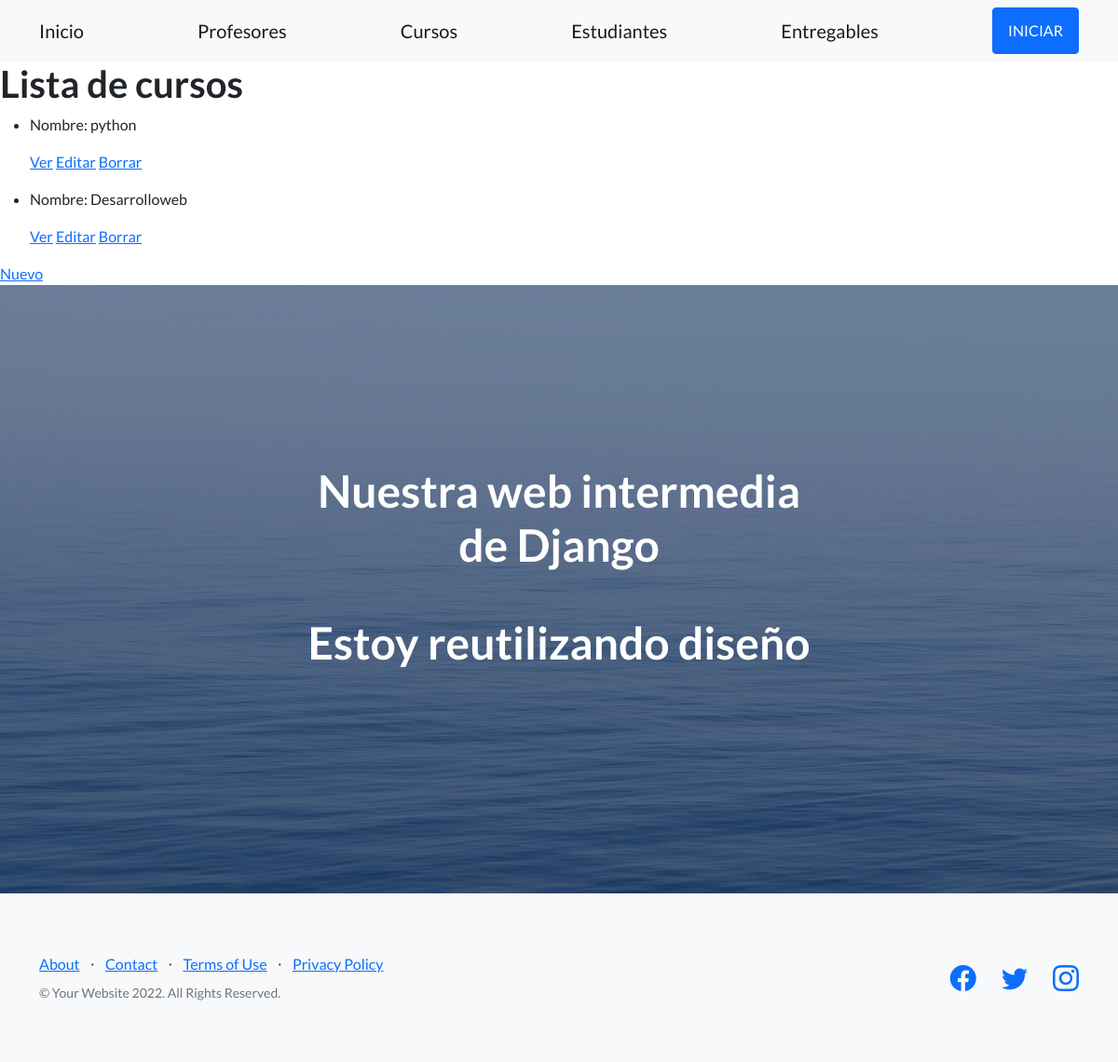
The page /AppCoder/curso/list on the database as committed earlier.
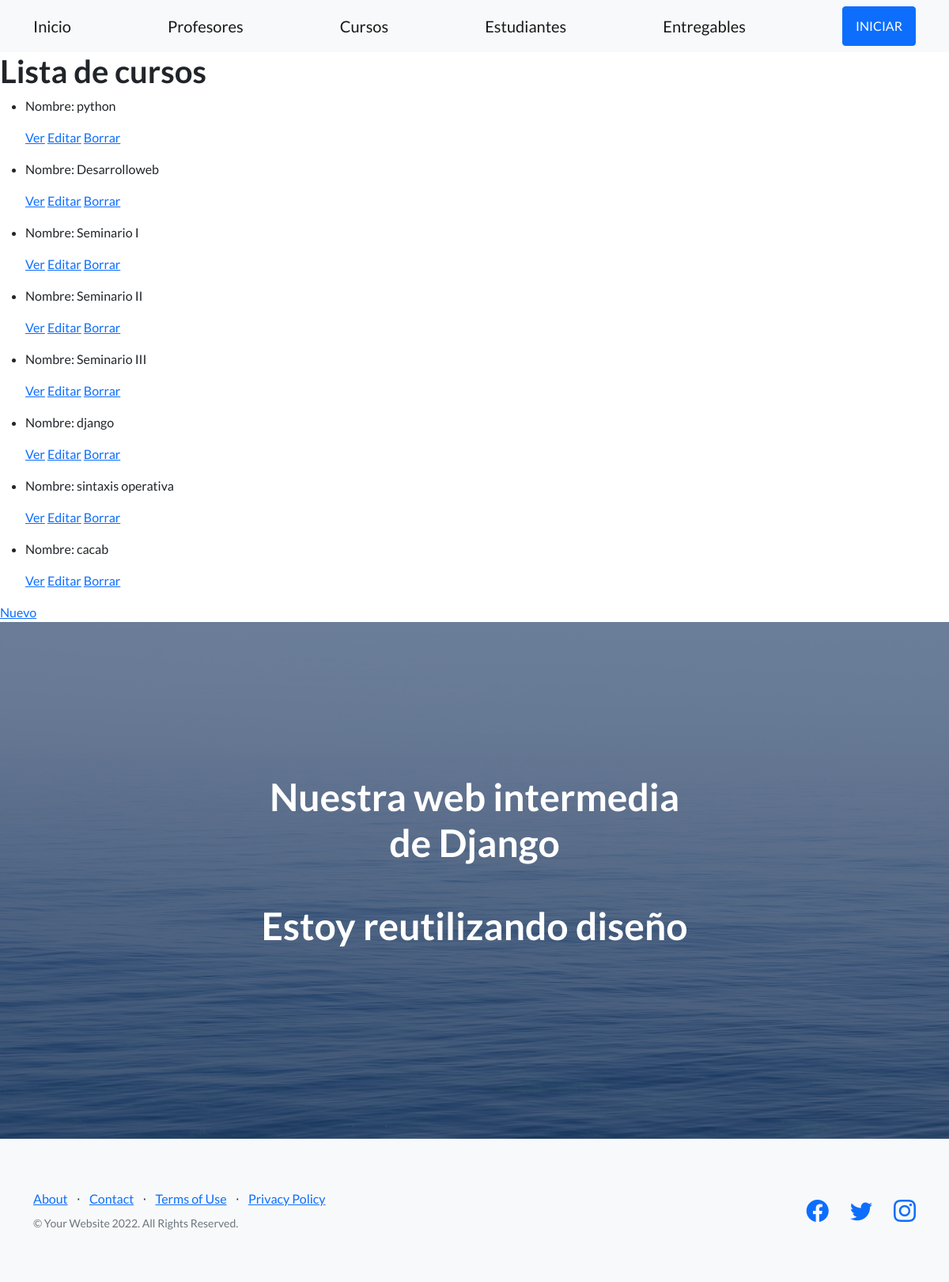
The same page on the database as committed later.
### AppCoder/models.py (models this page shows)
class Curso(models.Model):
    nombre=models.CharField(max_length=40)
    camada=models.IntegerField()

### AppCoder/views.py (the view)
# urls.py: path('curso/list', views.CursoList.as_view(), name='List'),
class CursoList(ListView):
   model = Curso
   template_name = "AppCoder/cursos_list.html"

### AppCoder/templates/AppCoder/cursos_list.html
{% extends "AppCoder/padre.html" %}
{% load static %}
{% block contenidoQueCambia %}
<h1>Lista de cursos</h1>
<ul>
    {% for curso in object_list %}
        <li>
            <p>Nombre: {{ curso.nombre }} </p>
            <p>
            <a href="{% url 'Detail' curso.id %}">Ver</a>
            <a href="{% url 'Edit' curso.id %}">Editar</a>
            <a href="{% url 'Delete' curso.id %}">Borrar</a>
            </p>
        </li>
    {% endfor %}
</ul>
<a href="{% url 'New' %}"> Nuevo</a>
{% endblock%}

### AppCoder/templates/AppCoder/padre.html (shortened to what this page needs)
<!DOCTYPE html>
<html lang="en">
<head>
    {% load static %}
    <link href="https://cdn.jsdelivr.net/npm/bootstrap-icons@1.5.0/font/bootstrap-icons.css" rel="stylesheet" type="text/css" />
    <link href="{%static 'AppCoder/css/styles.css'%}" rel="stylesheet" />
</head>
<body>
         <nav class="navbar navbar-light bg-light static-top">
            <div class="container">
                <a class="navbar-brand" href="{% url 'Inicio'%}">Inicio</a>
                <a class="navbar-brand" href="{% url 'Profesores'%}">Profesores</a>
                <a class="navbar-brand" href="{% url 'Cursos'%}">Cursos</a>
                <a class="navbar-brand" href="{% url 'Estudiantes'%}">Estudiantes</a>
                <a class="navbar-brand" href="{% url 'Entregables'%}">Entregables</a>
                <a class="btn btn-primary" href="#NADAAUN">INICIAR</a>
            </div>
        </nav>
{% block contenidoQueCambia %}
{% endblock%}
        <header class="masthead">
            <div class="container position-relative">
                <div class="row justify-content-center">
                    <div class="col-xl-6">
                        <div class="text-center text-white">
                            <h1 class="mb-5">Nuestra web intermedia de Django</h1>
                            <h1 class="mb-5">Estoy reutilizando diseño</h1>
                        </div>
                    </div>
                </div>
            </div>
        </header>
        <footer class="footer bg-light">
            <div class="container">
                <div class="row">
                    <div class="col-lg-6 h-100 text-center text-lg-start my-auto">
                        <ul class="list-inline mb-2">
                            <li class="list-inline-item"><a href="#!">About</a></li>
                            <li class="list-inline-item">⋅</li>
                            <li class="list-inline-item"><a href="#!">Contact</a></li>
                            <li class="list-inline-item">⋅</li>
                            <li class="list-inline-item"><a href="#!">Terms of Use</a></li>
                            <li class="list-inline-item">⋅</li>
                            <li class="list-inline-item"><a href="#!">Privacy Policy</a></li>
                        </ul>
                        <p class="text-muted small mb-4 mb-lg-0">&copy; Your Website 2022. All Rights Reserved.</p>
                    </div>
                    <div class="col-lg-6 h-100 text-center text-lg-end my-auto">
                        <ul class="list-inline mb-0">
                            <li class="list-inline-item me-4">
                                <a href="#!"><i class="bi-facebook fs-3"></i></a>
                            </li>
                            <li class="list-inline-item me-4">
                                <a href="#!"><i class="bi-twitter fs-3"></i></a>
                            </li>
                            <li class="list-inline-item">
                                <a href="#!"><i class="bi-instagram fs-3"></i></a>
                            </li>
                        </ul>
                    </div>
                </div>
            </div>
        </footer>
    </body>
</html>

Rows that differ between the two databases and show on the page:
added Curso: nombre "Seminario I"
added Curso: nombre "Seminario II"
added Curso: nombre "Seminario III"
added Curso: nombre "django"
added Curso: nombre "sintaxis operativa"
added Curso: nombre "cacab"
